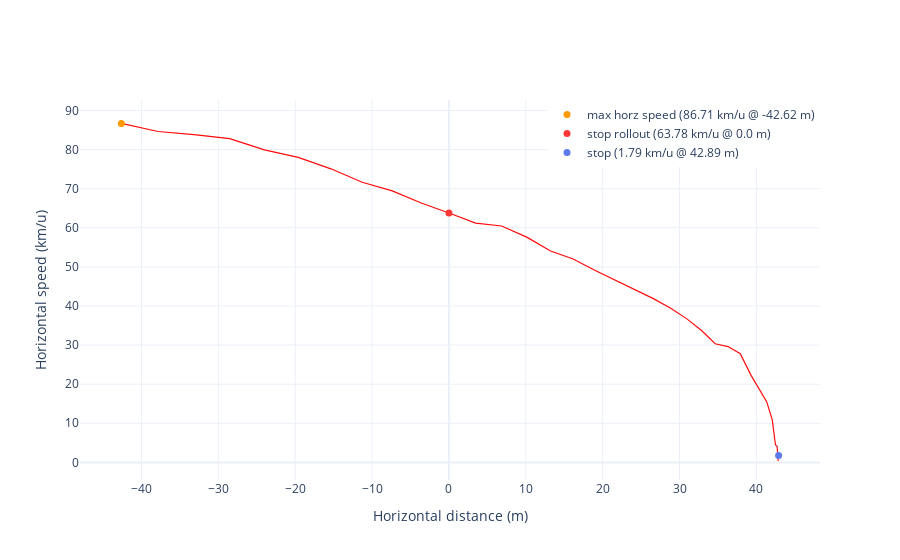

Notebook cell for this chart:
### Markdown cell above
### Horizontal Speed

This plot illustrates your horizontal speed throughout the maneuver, helping you identify areas where you can improve your speed and agility.

### Code cell
landing_viz.plt_speed()

### Figure 1 — Plotly figure (JSON) as saved in the notebook; plotly's stock layout.template omitted (floating-point values rounded to 4 significant figures)
{"data": [{"hovertemplate": "Horz speed: %{y:.2f} km/u <extra></extra>", "line": {"color": "#FF0B0B", "width": 1.2}, "showlegend": false, "type": "scatter", "x": [-42.62, -37.85, -33.16, -28.53, -24.01, -19.61, -15.36, -11.29, -7.376, -3.609, 0, 3.466, 6.851, 10.12, 13.22, 16.16, 18.97, 21.62, 24.14, 26.53, 28.8, 30.92, 32.87, 34.64, 36.31, 37.91, 39.31, 40.42, 41.34, 42.07, 42.48, 42.69, 42.75, 42.8, 42.84], "y": [86.71, 84.62, 83.85, 82.8, 79.92, 78.02, 75.09, 71.64, 69.46, 66.35, 63.78, 61.19, 60.46, 57.62, 54.08, 52.02, 49.15, 46.68, 44.21, 41.94, 39.49, 36.77, 33.72, 30.34, 29.63, 27.8, 22.25, 18.48, 15.54, 10.88, 4.445, 4.184, 2.374, 1.558, 0.3564]}, {"marker": {"color": "#FF9900", "size": 7}, "mode": "markers", "name": "max horz speed (86.71 km/u @ -42.62 m)", "type": "scatter", "x": [-42.62], "y": [86.71]}, {"marker": {"color": "#FF3737", "size": 7}, "mode": "markers", "name": "stop rollout (63.78 km/u @ 0.0 m)", "type": "scatter", "x": [0], "y": [63.78]}, {"marker": {"color": "#5C7AEA", "size": 7}, "mode": "markers", "name": "stop (1.79 km/u @ 42.89 m)", "type": "scatter", "x": [42.89], "y": [1.79]}], "layout": {"autosize": true, "hovermode": "x unified", "legend": {"x": 1, "xanchor": "right", "y": 1, "yanchor": "top"}, "xaxis": {"autorange": true, "range": [-47.73, 48.0], "title": {"text": "Horizontal distance (m)"}, "type": "linear"}, "yaxis": {"autorange": true, "range": [-4.505, 92.72], "title": {"text": "Horizontal speed (km/u)"}, "type": "linear"}}}
